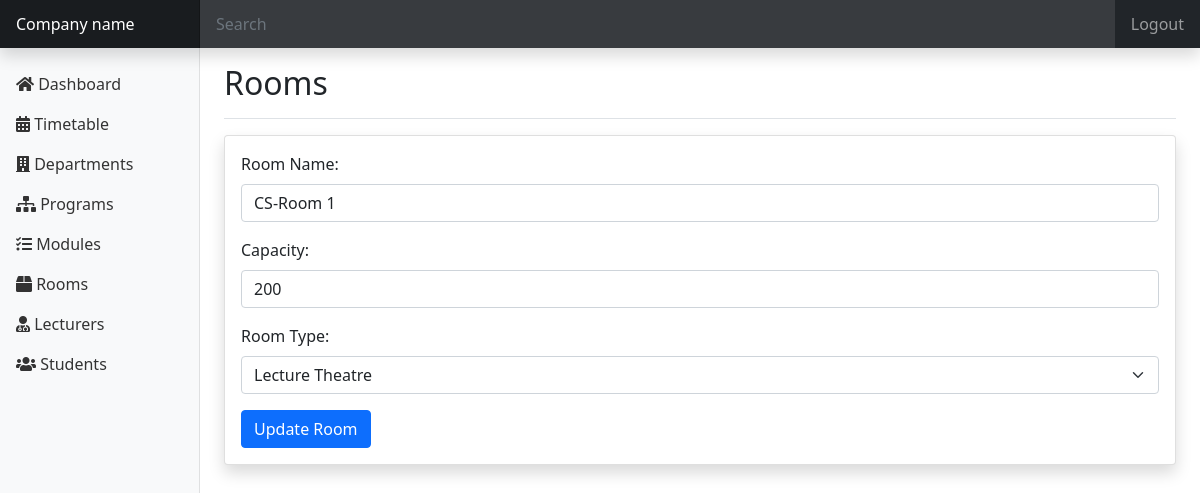
Screenshot of /edit_room.php?id=1 (signed in) with the database file from the repository.
### tables this page shows
CREATE TABLE `rooms` (
  `room_id` int NOT NULL,
  `room_name` varchar(100) NOT NULL,
  `capacity` int DEFAULT NULL,
  `room_type` enum('Lecture Theatre','Lab') NOT NULL
);

### functions.php (called while the page is built, shortened)
<?php
include 'db_conn.php';
function getRoomById($room_id)
{
    global $conn;
    $sql = "SELECT * FROM rooms WHERE room_id = $room_id";
    $result = $conn->query($sql);
    if ($result->num_rows > 0) {
        $room = $result->fetch_assoc();
        return $room;
    } else {
        return false;
    }
}

### edit_room.php (the view, shortened to what this page needs)
<?php
require 'functions.php';
if (isset($_GET['id'])) {
    $roomId = $_GET['id'];
    $room = getRoomById($roomId);
} else {
    header('Location: rooms.php');
    exit;
}
?>
<!doctype html>
<html lang="en">
    <head>
        <link href="./assets/css/bootstrap.min.css" rel="stylesheet">
        <link rel="stylesheet" href="./assets/fontawesome/css/all.css">
        <link href="./assets/css/style.css" rel="stylesheet">
    </head>
    <body>
        <?php include 'header.php'; ?>
        <div class="container-fluid">
            <div class="row">
                <?php include 'sidebar.php'; ?>
                <main class="col-md-9 ms-sm-auto col-lg-10 px-md-4">
                    <div
                        class="d-flex justify-content-between flex-wrap flex-md-nowrap align-items-center pt-3 pb-2 mb-3 border-bottom">
                        <h1 class="h2">Rooms</h1>
                    </div>
                    <div class="card shadow">
                        <div class="card-body">
                            <?php
                            if (!$room) {
                                echo '<div class="alert alert-danger">Room not found</div>';
                            } else {
                                ?>
                                <form method="POST" action="?id=<?php echo $roomId; ?>">
                                    <div class="mb-3">
                                        <label for="roomName" class="form-label">Room Name:</label>
                                        <input type="text" class="form-control" id="roomName" name="roomName"
                                            value="<?php echo $room['room_name']; ?>" required>
                                    </div>
                                    <div class="mb-3">
                                        <label for="capacity" class="form-label">Capacity:</label>
                                        <input type="number" class="form-control" id="capacity" name="capacity"
                                            value="<?php echo $room['capacity']; ?>" required>
                                    </div>
                                    <div class="mb-3">
                                        <label for="roomType" class="form-label">Room Type:</label>
                                        <select class="form-select" id="roomType" name="roomType" required>
                                            <option value="Lecture Theatre" <?php if ($room['room_type'] == 'Lecture Theatre')
                                                echo 'selected'; ?>>Lecture Theatre</option>
                                        </select>
                                    </div>
                                    <button type="submit" name="update_room" class="btn btn-primary">Update Room</button>
                                </form>
                            <?php } ?>
                        </div>
                    </div>
                </main>
            </div>
        </div>
    </body>
</html>

### assets/css/style.css (style rules this page uses)
html, .login-page { height: 100%; }

### rows the page displays
rooms: roomName "CS-Room 1", capacity "200", roomType "Lecture Theatre"
